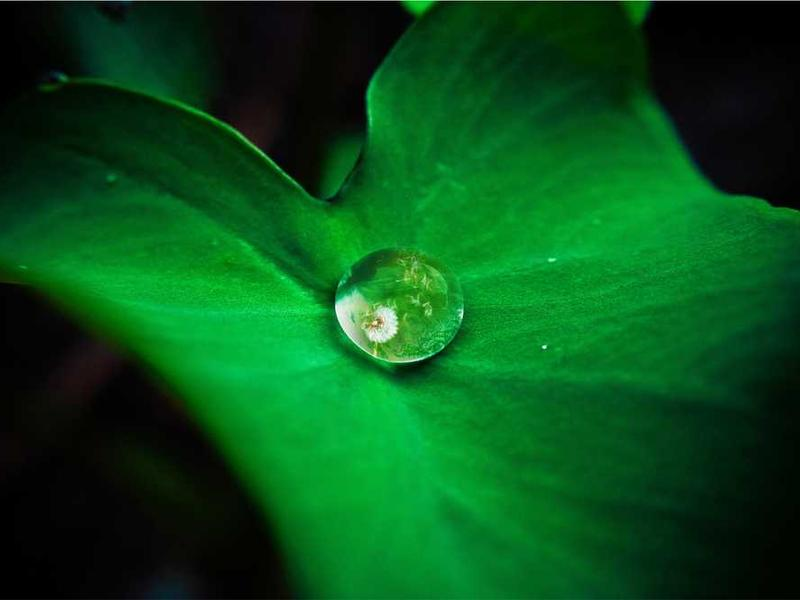
#> input picture test-images/test1.jpg, 800 x 600 px
$ python -i image_watermark.py   (imports and definitions only)
#> lines starting #> are read from the running program, lines starting #| are printed output that depends on the picture
from PIL import Image, ImageEnhance
import os

class ImageWatermark:
    """
    图片水印类，负责在图片上添加图片水印
    """

    def __init__(self):
        self.watermark_image = None
        self.position = (0, 0)  # 默认位置 (x, y)
        self.opacity = 128  # 透明度 0-255
        self.scale = 1.0  # 缩放比例
        self.rotation = 0  # 旋转角度

    def load_watermark(self, file_path: str):
        """
        加载水印图片

        Args:
            file_path: 水印图片路径
        """
        try:
            self.watermark_image = Image.open(file_path)
            if self.watermark_image.mode != 'RGBA':
                self.watermark_image = self.watermark_image.convert('RGBA')
        except Exception as e:
            raise Exception(f"无法加载水印图片 {file_path}: {str(e)}")

    def set_position(self, position: tuple):
        """设置水印位置 (x, y)"""
        self.position = position

    def set_opacity(self, opacity: int):
        """设置透明度 (0-255)"""
        self.opacity = max(0, min(255, opacity))

    def set_scale(self, scale: float):
        """设置缩放比例"""
        self.scale = max(0.01, scale)  # 限制最小缩放为1%

    def set_rotation(self, rotation: int):
        """设置旋转角度"""
        self.rotation = rotation % 360

    def add_watermark(self, image: Image.Image) -> Image.Image:
        """
        在图片上添加图片水印

        Args:
            image: 原始图片

        Returns:
            添加水印后的图片
        """
        if self.watermark_image is None:
            return image

        # 复制原始图片避免修改原图
        img = image.copy()
        if img.mode != 'RGBA':
            img = img.convert('RGBA')

        # 调整水印大小
        watermark = self.watermark_image.copy()
        if self.scale != 1.0:
            new_width = int(watermark.width * self.scale)
            new_height = int(watermark.height * self.scale)
            watermark = watermark.resize((new_width, new_height), Image.Resampling.LANCZOS)

        # 调整水印透明度
        if self.opacity < 255:
            alpha = watermark.split()[-1]  # 获取alpha通道
            alpha = ImageEnhance.Brightness(alpha).enhance(self.opacity / 255.0)
            watermark.putalpha(alpha)

        # 旋转水印
        if self.rotation != 0:
            watermark = watermark.rotate(self.rotation, expand=True)

        # 确保水印位置在图片范围内
        x = max(0, min(self.position[0], img.width - watermark.width))
        y = max(0, min(self.position[1], img.height - watermark.height))

        # 将水印粘贴到图片上
        img.paste(watermark, (x, y), watermark)

        return img

>>> import cv2
>>> picture = cv2.imread('../../test-images/test1.jpg', cv2.IMREAD_GRAYSCALE)
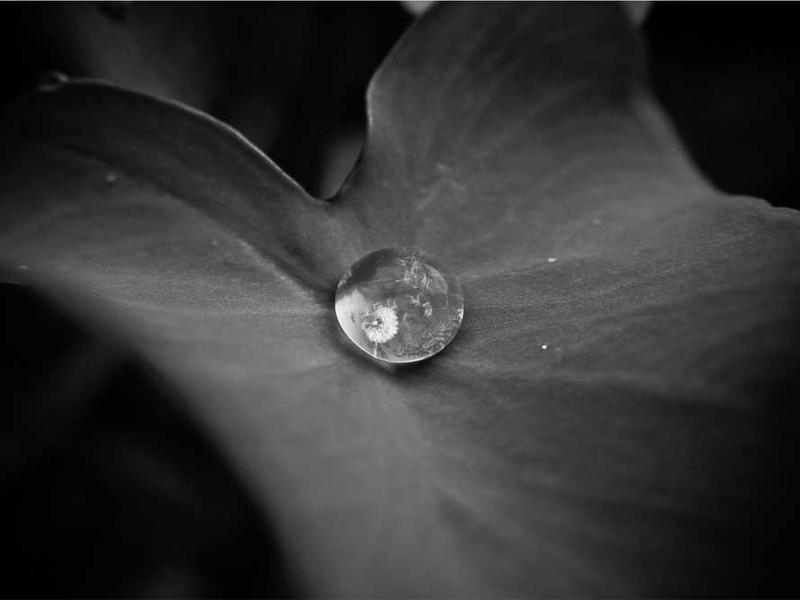
#> picture: shape (600, 800); min 0, max 255, mean 51.5
>>> result = ImageWatermark().add_watermark(picture)

$ run again, on test-images/test2.jpg
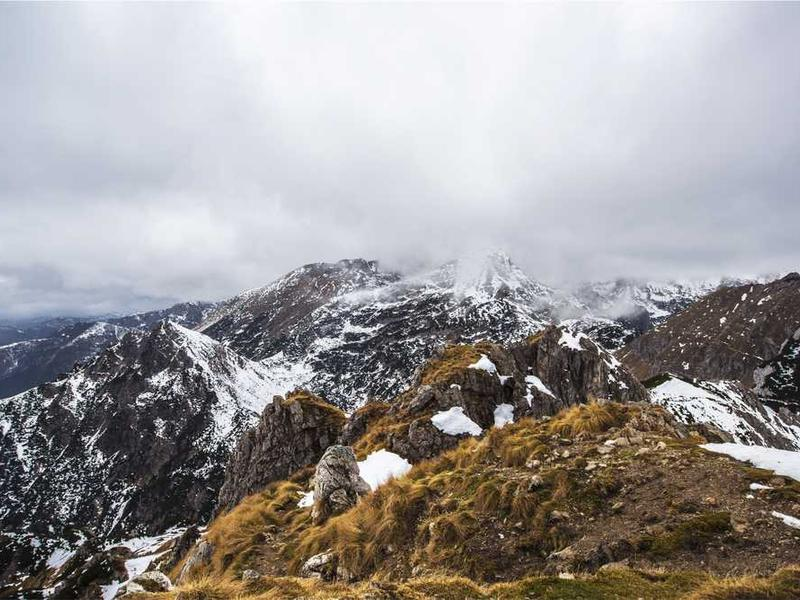
#> input picture test-images/test2.jpg, 800 x 600 px
#> `picture = cv2.imread('../../test-images/test1.jpg', cv2.IMREAD_GRAYSCA..`:
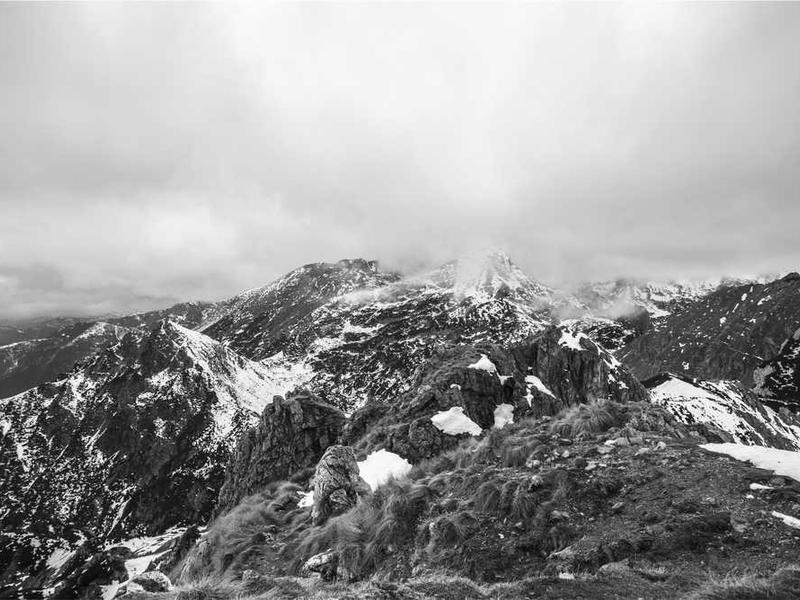
#> picture: shape (600, 800); min 0, max 255, mean 154.2
